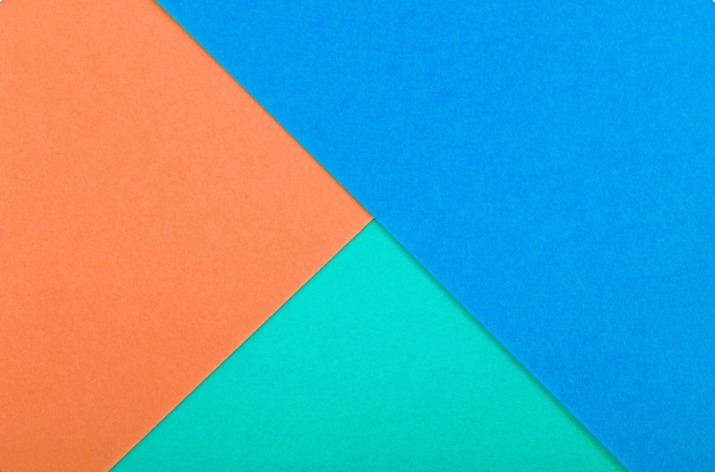
#> input picture models/omes/Detección-de-colores/Model03/images/jpeg/imagen02.jpeg, 715 x 472 px, given in place of imagen02.png, which was not available
$ jupyter execute program02.ipynb
#> lines starting #> are read from the running program, lines starting #| are printed output that depends on the picture; after the words box and inside, x2 and y2 are one past the last pixel; in counts of white or black regions, pixels touching at a corner belong together; pictures that were not available may be replaced by others from this repository, and a replacement may not be noted
[cell 1]
import cv2
import numpy as np

# Espectros de colores BGR
amarilloBajo = np.array([20, 100, 20], np.uint8)
amarilloAlto = np.array([32, 255, 255], np.uint8)

violetaBajo = np.array([130, 100, 20], np.uint8)
violetaAlto = np.array([145, 255, 255], np.uint8)

verdeBajo = np.array([36, 100, 20], np.uint8)
verdeAlto = np.array([70, 255, 255], np.uint8)

rojoBajo1 = np.array([0, 100, 20], np.uint8)
rojoAlto1 = np.array([10, 255, 255], np.uint8)
rojoBajo2 = np.array([175, 100, 20], np.uint8)
rojoAlto2 = np.array([180, 255, 255], np.uint8)

celesteBajo = np.array([85, 100, 20], np.uint8)
celesteAlto = np.array([100, 255, 255], np.uint8)

azulBajo = np.array([101, 100, 20], np.uint8)
azulAlto = np.array([126, 255, 255], np.uint8)

rosadoBajo = np.array([145, 100, 20], np.uint8)
rosadoAlto = np.array([155, 255, 255], np.uint8)

# Cargando imagen a utilizar
# Cargando imagen tipo PNG
#imagen = cv2.imread('images/png/imagen01.png')
imagen = cv2.imread('images/png/imagen02.png')
#> imagen is the input picture: shape (472, 715, 3); mean B, G, R 175.9, 159.7, 90.2
# [29 lines of commented-out code are left out]

imagenHSV = cv2.cvtColor(imagen, cv2.COLOR_BGR2HSV)
#> imagenHSV: shape (472, 715, 3); mean H, S, V 65.8, 220.8, 235.7

# Detectando colores
maskAmarillo = cv2.inRange(imagenHSV, amarilloBajo, amarilloAlto)
#> maskAmarillo: shape (472, 715); every value is 0
maskVioleta = cv2.inRange(imagenHSV, violetaBajo, violetaAlto)
maskVerde = cv2.inRange(imagenHSV, verdeBajo, verdeAlto)
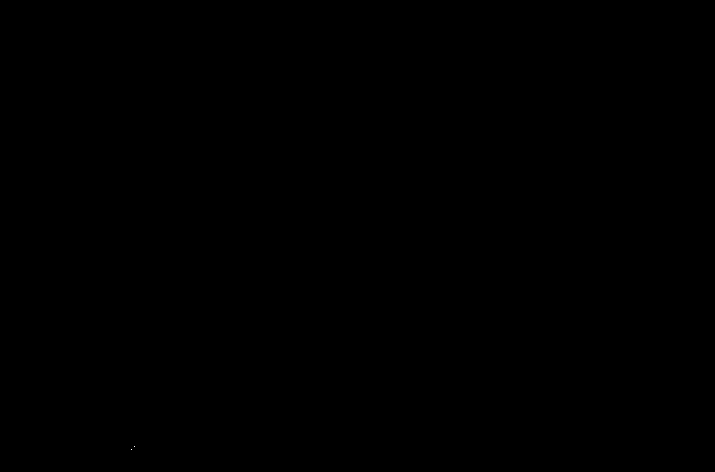
#> maskVerde: shape (472, 715); 0% white in thin lines or dots, all inside (x1, y1, x2, y2) = (131, 446, 135, 450)
maskRojo1 = cv2.inRange(imagenHSV, rojoBajo1, rojoAlto1)
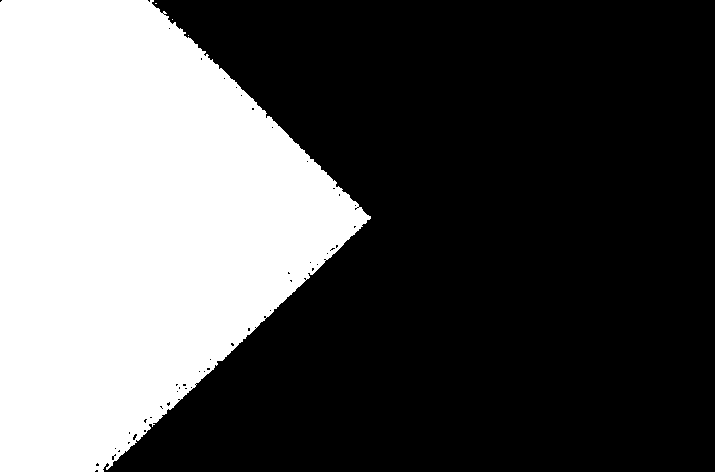
#> maskRojo1: shape (472, 715); 34.8% white; 4 white regions (3 under 20 px), largest, box (x1, y1, x2, y2) and area: (0, 0, 371, 472) 117340
maskRojo2 = cv2.inRange(imagenHSV, rojoBajo2, rojoAlto2)
maskRojo = cv2.add(maskRojo1, maskRojo2)
maskCeleste = cv2.inRange(imagenHSV, celesteBajo, celesteAlto)
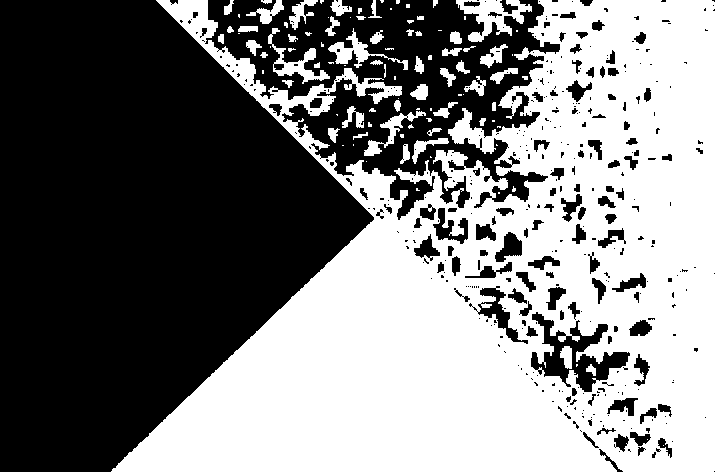
#> maskCeleste: shape (472, 715); 50% white; 101 white regions (48 under 20 px), largest, box (x1, y1, x2, y2) and area: (111, 0, 715, 472) 159745, (456, 0, 532, 42) 1389, (268, 28, 330, 84) 834
maskAzul = cv2.inRange(imagenHSV, azulBajo, azulAlto)
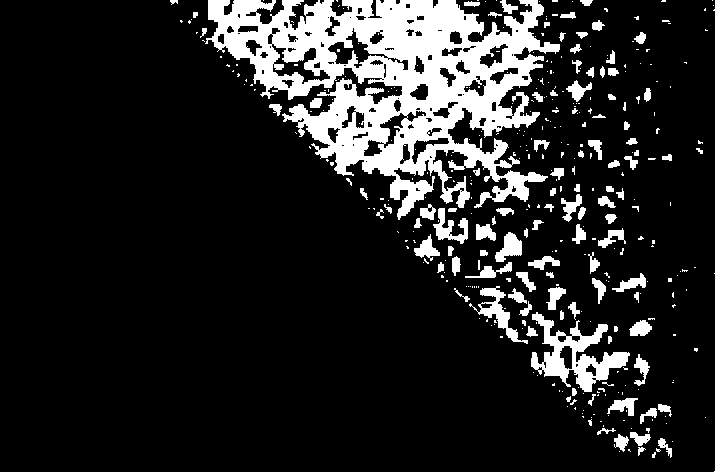
#> maskAzul: shape (472, 715); 14.6% white; 387 white regions (280 under 20 px)
maskRosado = cv2.inRange(imagenHSV, rosadoBajo, rosadoAlto)

# Dectectando contornos
contornosAmarillo = cv2.findContours(maskAmarillo, cv2.RETR_EXTERNAL, cv2.CHAIN_APPROX_SIMPLE)[0]
#> contornosAmarillo = []
contornosVioletas = cv2.findContours(maskVioleta, cv2.RETR_EXTERNAL, cv2.CHAIN_APPROX_SIMPLE)[0]
#> contornosVioletas = []
contornosVerdes = cv2.findContours(maskVerde, cv2.RETR_EXTERNAL, cv2.CHAIN_APPROX_SIMPLE)[0]
#> contornosVerdes = 2 contours, all with area under 20
contornosRojos = cv2.findContours(maskRojo, cv2.RETR_EXTERNAL, cv2.CHAIN_APPROX_SIMPLE)[0]
#> contornosRojos = 4 contours, 3 with area under 20; largest, box (x1, y1, x2, y2) and area: (0, 0, 371, 472) 116804

# Dibujando contornos
cv2.drawContours(imagen, contornosAmarillo, -1, (0,255,255),2)
cv2.drawContours(imagen, contornosVioletas, -1, (140, 40, 120), 2)
cv2.drawContours(imagen, contornosVerdes, -1, (0, 255,0), 2)
#> imagen: shape (472, 715, 3); under 0.01% of pixels changed, all inside (x1, y1, x2, y2) = (130, 445, 136, 451)
cv2.drawContours(imagen, contornosRojos, -1, (0, 0, 255), 2)
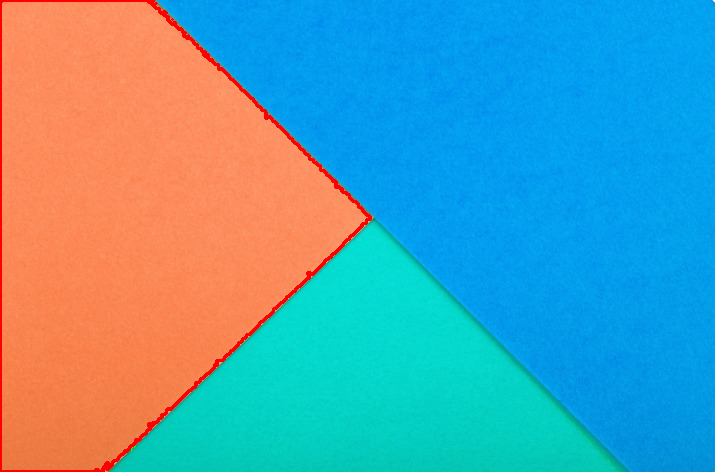
#> imagen: shape (472, 715, 3); mean B, G, R 174.8, 158, 90.5


# Mostrando ventanas
cv2.imshow('02. maskAmarillo',maskAmarillo)
cv2.imshow('07. maskVioleta',maskVioleta)
cv2.imshow('03. maskVerde',maskVerde)
cv2.imshow('01. maskRojo',maskRojo)
cv2.imshow('04. maskCeleste',maskCeleste)
cv2.imshow('05. maskAzul', maskAzul)
cv2.imshow('06. maskRosado', maskRosado)

cv2.imshow('Imagen',imagen)
cv2.waitKey(0)
cv2.destroyAllWindows()

$ run again, with models/omes/Detección-de-colores/Model03/images/png/imagen01.png saved as models/omes/Detección-de-colores/Model03/images/jpeg/imagen02.jpeg
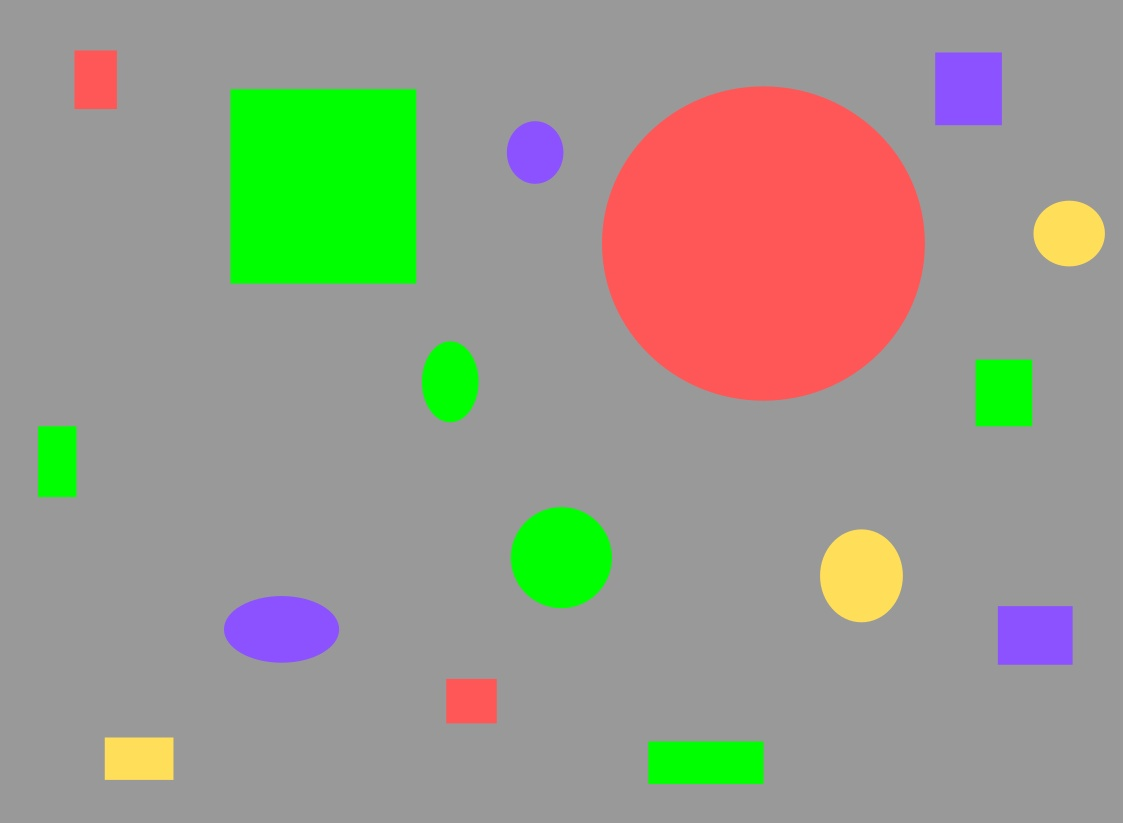
#> input picture models/omes/Detección-de-colores/Model03/images/png/imagen01.png, 1123 x 823 px, given in place of imagen02.png, which was not available
#> imagen is the input picture: shape (823, 1123, 3); mean B, G, R 138.4, 153, 153.7
#> imagenHSV: shape (823, 1123, 3); mean H, S, V 11.2, 37.8, 172.3
#> `maskAmarillo = cv2.inRange(imagenHSV, amarilloBajo, amarilloAlto)`:
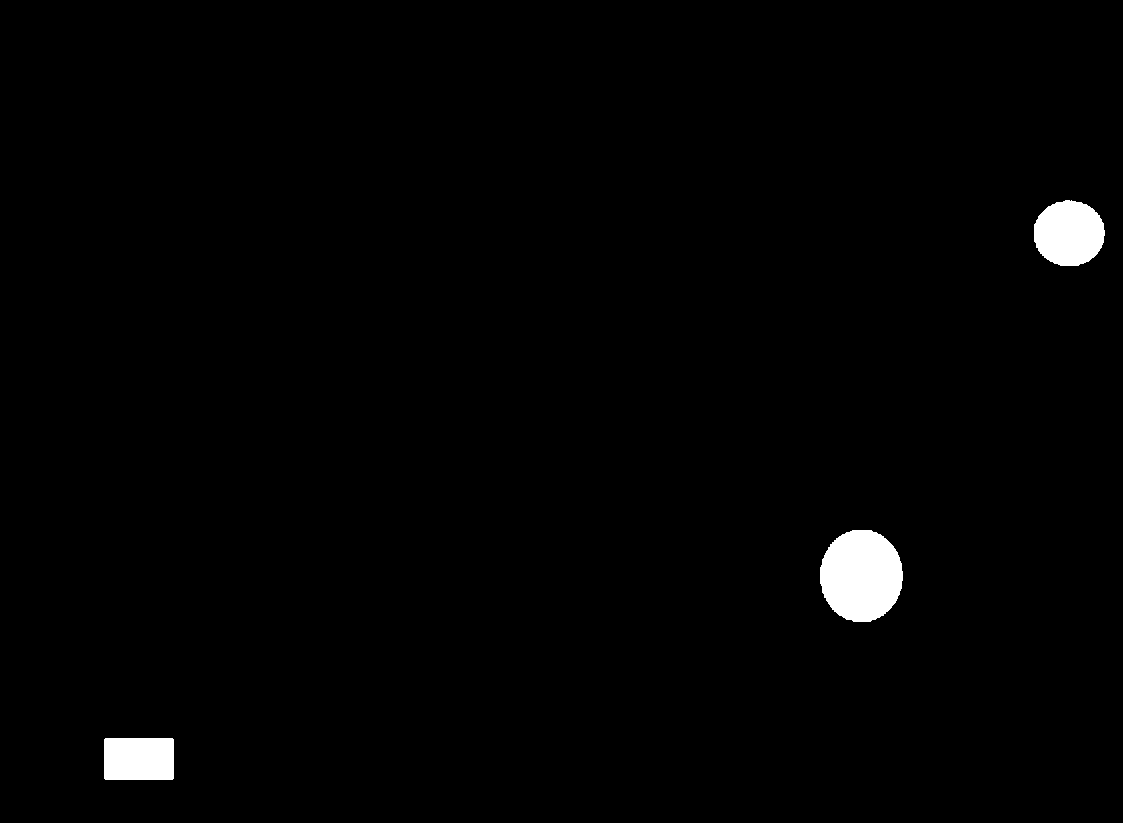
#> maskAmarillo: shape (823, 1123); 1.4% white; 3 white regions, box (x1, y1, x2, y2) and area: (820, 530, 903, 622) 6049, (1034, 200, 1105, 266) 3695, (104, 738, 174, 780) 2936
#> maskVioleta: shape (823, 1123); 1.9% white; 5 white regions (1 under 20 px), largest, box (x1, y1, x2, y2) and area: (224, 596, 339, 663) 5893, (935, 52, 1002, 125) 4761, (998, 606, 1073, 665) 4339, (507, 121, 563, 184) 2673
#> maskVerde: shape (823, 1123); 6.5% white; 6 white regions, box (x1, y1, x2, y2) and area: (230, 88, 417, 284) 36646, (510, 506, 612, 608) 8201, (648, 741, 764, 784) 4987, (975, 359, 1033, 427) 3938, (422, 341, 479, 423) 3710, (38, 426, 77, 498) 2807
#> maskRojo1: shape (823, 1123); 8.9% white; 10 white regions (7 under 20 px), largest, box (x1, y1, x2, y2) and area: (602, 86, 925, 401) 77684, (74, 50, 117, 109) 2314, (446, 679, 497, 724) 2231
#> maskRojo2: shape (823, 1123); 0.26% white in thin lines or dots, all inside (x1, y1, x2, y2) = (74, 50, 925, 722)
#> maskRojo: shape (823, 1123); 9.2% white; 3 white regions
#> maskCeleste: shape (823, 1123); every value is 0
#> contornosAmarillo = 3 contours; box (x1, y1, x2, y2) and area: (820, 530, 903, 622) 5920, (1034, 200, 1105, 266) 3595, (104, 738, 174, 780) 2827
#> contornosVioletas = 5 contours, 1 with area under 20; largest, box (x1, y1, x2, y2) and area: (224, 596, 339, 663) 5773, (935, 52, 1002, 125) 4633, (998, 606, 1073, 665) 4215, (507, 121, 563, 184) 2589
#> contornosVerdes = 6 contours; box (x1, y1, x2, y2) and area: (230, 88, 417, 284) 36266, (510, 506, 612, 608) 8056, (648, 741, 764, 784) 4830, (975, 359, 1033, 427) 3815, (422, 341, 479, 423) 3610, (38, 426, 77, 498) 2698
#> contornosRojos = 3 contours; box (x1, y1, x2, y2) and area: (602, 86, 925, 401) 79366, (74, 50, 117, 109) 2433, (446, 679, 497, 724) 2195
#> `cv2.drawContours(imagen, contornosRojos, -1, (0, 0, 255), 2)`:
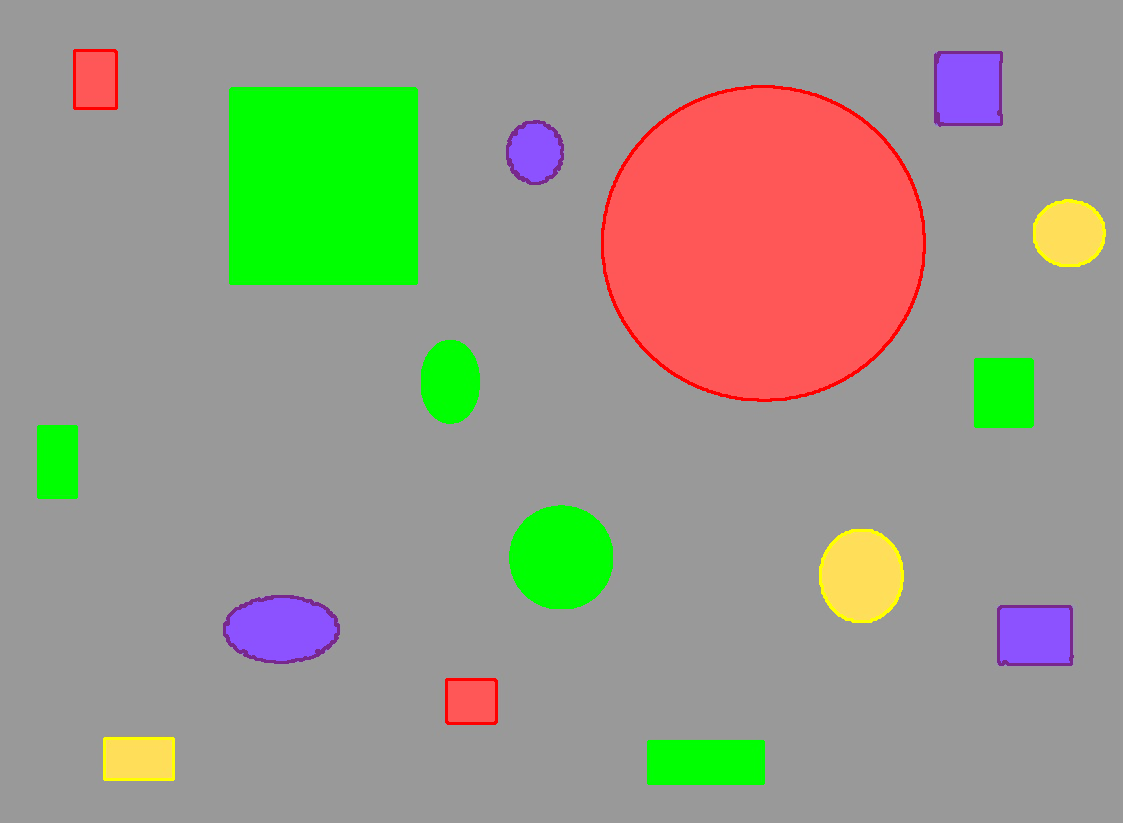
#> imagen: shape (823, 1123, 3); mean B, G, R 136.6, 152.8, 153.3

$ run again, with models/omes/Detección-de-colores/Model03/images/png/imagen03.png saved as models/omes/Detección-de-colores/Model03/images/jpeg/imagen02.jpeg
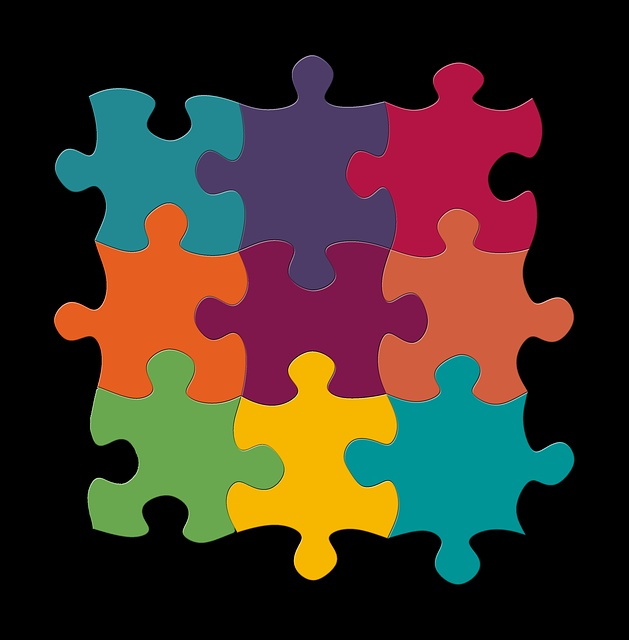
#> input picture models/omes/Detección-de-colores/Model03/images/png/imagen03.png, 629 x 640 px, given in place of imagen02.png, which was not available
#> imagen is the input picture: shape (640, 629, 3); mean B, G, R 39.1, 49, 63.2
#> imagenHSV: shape (640, 629, 3); mean H, S, V 43.8, 107, 81.9
#> `maskAmarillo = cv2.inRange(imagenHSV, amarilloBajo, amarilloAlto)`:
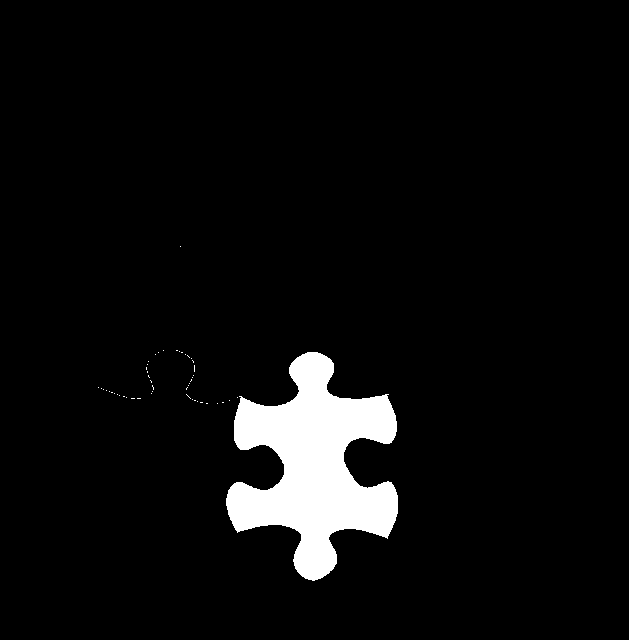
#> maskAmarillo: shape (640, 629); 5.2% white; 51 white regions (50 under 20 px), largest, box (x1, y1, x2, y2) and area: (226, 352, 398, 581) 20677
#> maskVioleta: shape (640, 629); 5.4% white; 36 white regions (35 under 20 px), largest, box (x1, y1, x2, y2) and area: (197, 57, 395, 289) 21613
#> maskVerde: shape (640, 629); 4.9% white; 77 white regions (76 under 20 px), largest, box (x1, y1, x2, y2) and area: (88, 351, 284, 543) 19751
#> maskRojo1: shape (640, 629); 10.2% white; 181 white regions (179 under 20 px), largest, box (x1, y1, x2, y2) and area: (378, 209, 575, 404) 20486, (53, 204, 248, 403) 20212
#> maskRojo2: shape (640, 629); 0.11% white in thin lines or dots, all inside (x1, y1, x2, y2) = (194, 64, 543, 405)
#> maskRojo: shape (640, 629); 10.3% white; 149 white regions (144 under 20 px), largest, box (x1, y1, x2, y2) and area: (378, 208, 575, 404) 20741, (53, 204, 248, 403) 20287, (342, 397, 367, 398) 25, (321, 352, 336, 370) 22, (287, 368, 297, 388) 20
#> maskCeleste: shape (640, 629); 10.7% white; 6 white regions (4 under 20 px), largest, box (x1, y1, x2, y2) and area: (345, 356, 575, 585) 23828, (55, 88, 245, 255) 19133
#> maskAzul: shape (640, 629); 0.04% white in thin lines or dots, all inside (x1, y1, x2, y2) = (90, 89, 525, 532)
#> maskRosado: shape (640, 629); 0.05% white in thin lines or dots, all inside (x1, y1, x2, y2) = (241, 106, 396, 290)
#> contornosAmarillo = 51 contours, 50 with area under 20; largest, box (x1, y1, x2, y2) and area: (226, 352, 398, 581) 20232
#> contornosVioletas = 36 contours, 35 with area under 20; largest, box (x1, y1, x2, y2) and area: (197, 57, 395, 289) 21571
#> contornosVerdes = 77 contours, 76 with area under 20; largest, box (x1, y1, x2, y2) and area: (88, 351, 284, 543) 19328
#> contornosRojos = 149 contours, 147 with area under 20; largest, box (x1, y1, x2, y2) and area: (378, 208, 575, 404) 20314, (53, 204, 248, 403) 19866
#> `cv2.drawContours(imagen, contornosRojos, -1, (0, 0, 255), 2)`:
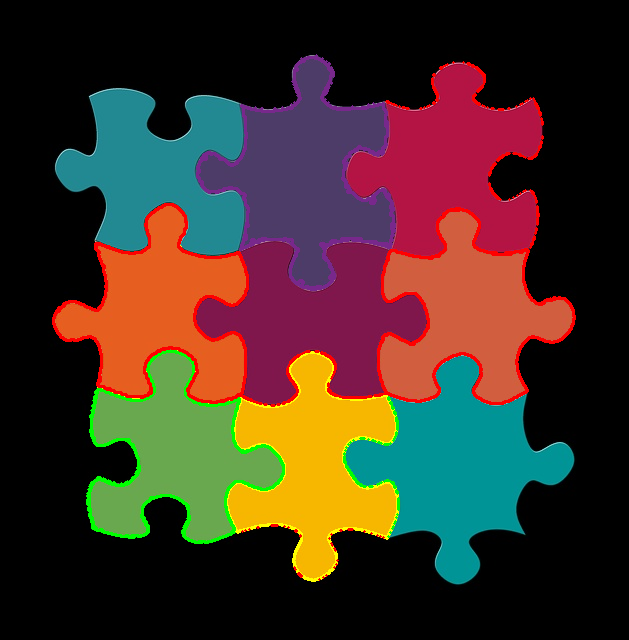
#> imagen: shape (640, 629, 3); mean B, G, R 37.6, 48.9, 65.2
